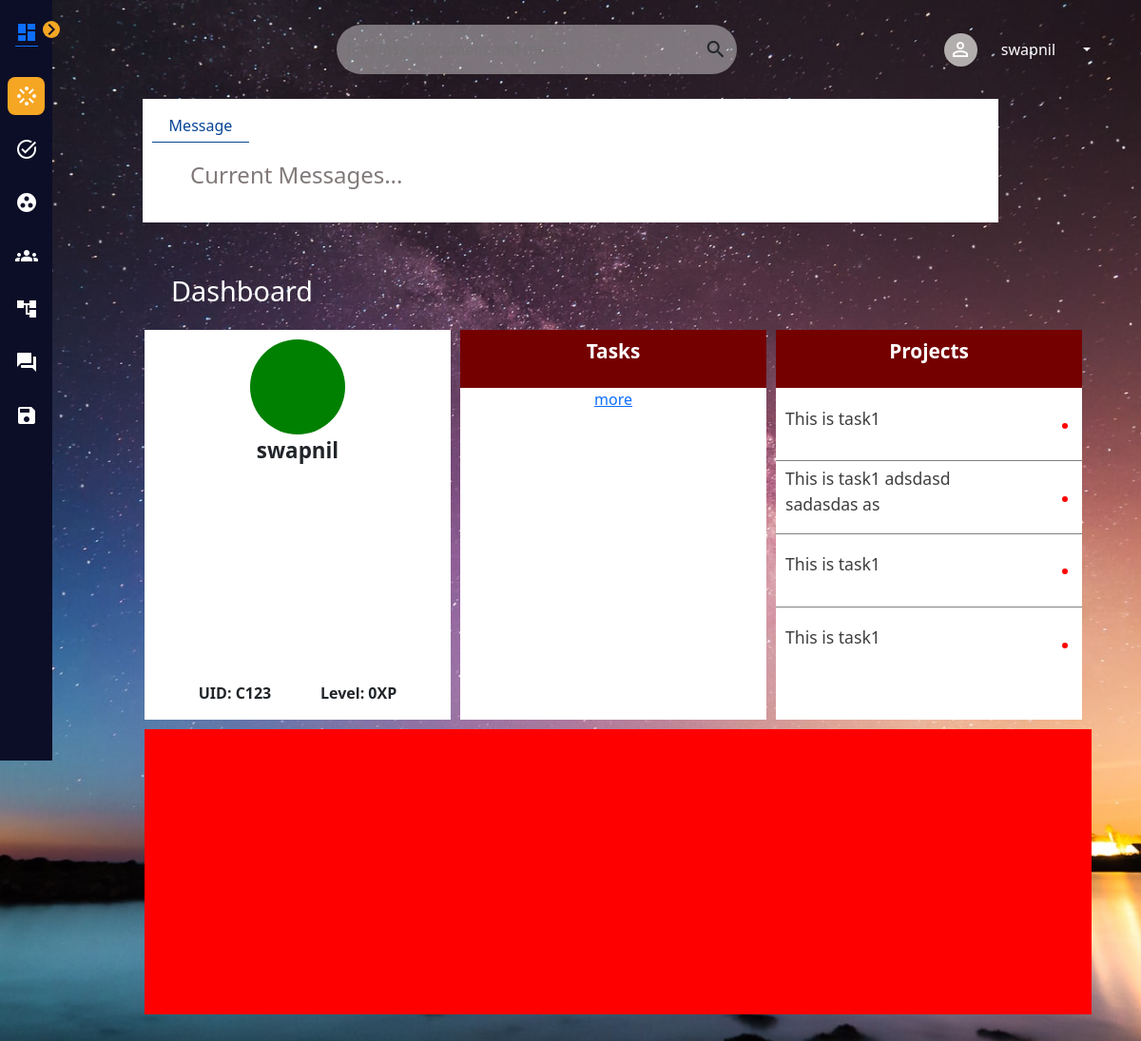
The page / (signed in) on the database as committed earlier.
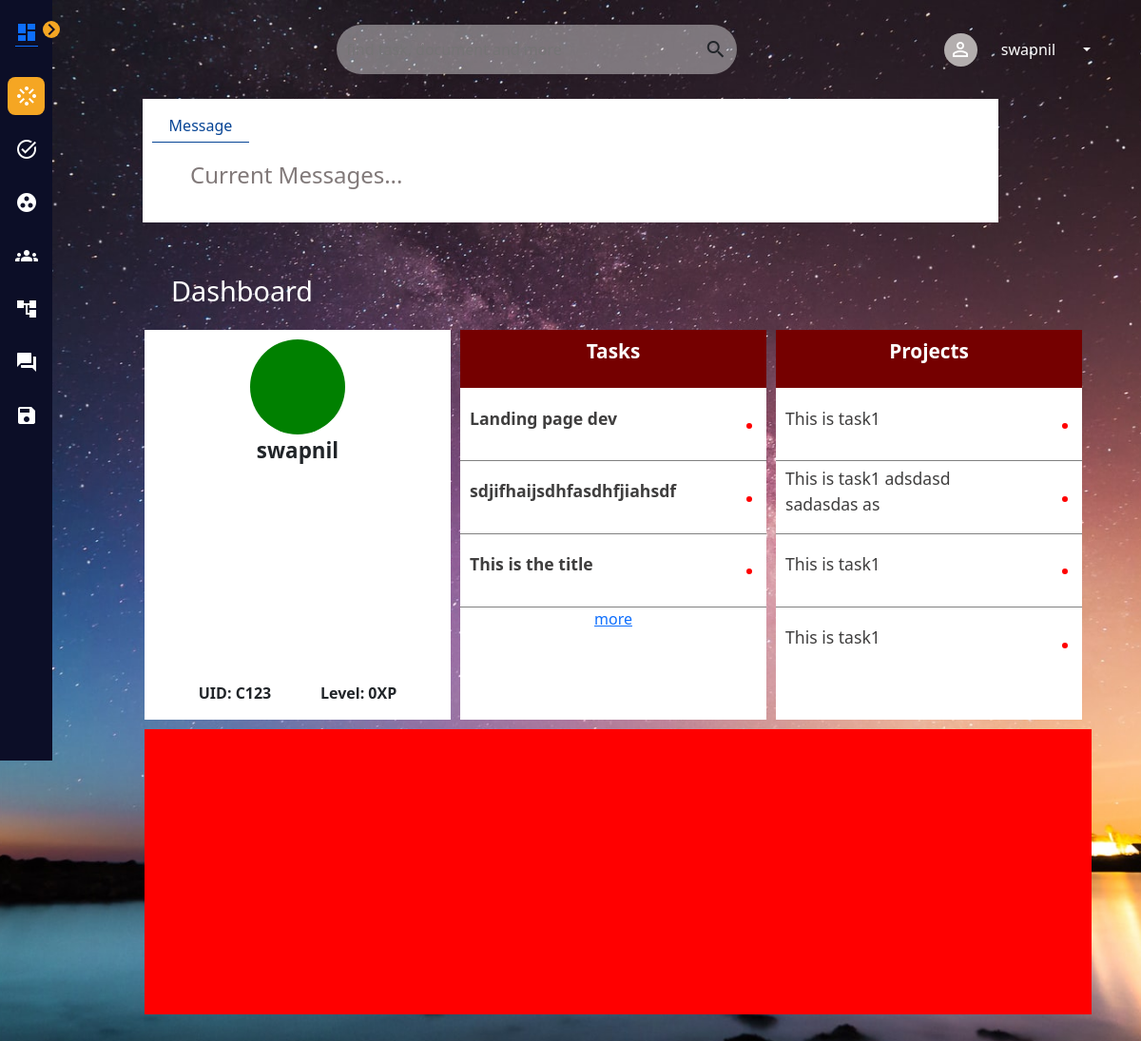
The same page on the database as committed later.
### project/models.py (models this page shows, shortened)
class Task(models.Model):
    deadline = models.DateField(null=True,blank=True)
    title = models.CharField(max_length=50,blank=False)
    desc = RichTextUploadingField (blank=True,null=True)
    remarks = RichTextUploadingField(blank=True,null=True)
    assigned_by = models.ForeignKey(settings.AUTH_USER_MODEL,related_name='%(class)s_requests_created',on_delete=models.CASCADE,blank=False,null=True)
    assigned_to = models.ForeignKey(settings.AUTH_USER_MODEL,on_delete=models.CASCADE,blank=False,null=True)
    in_review = models.BooleanField(default=False)
    complete = models.BooleanField(default=False)

### afktm_backend/decoraters.py (the view)
    def wrapper_func(request,*args,**kwargs):
        if not request.user.is_authenticated:
            return redirect('login')
        else:
            return view_func(request,*args,**kwargs)

### afktm_backend/decoraters.py (called while the page is built)
def check_authentication(view_func):
    def wrapper_func(request,*args,**kwargs):
        if not request.user.is_authenticated:
            return redirect('login')
        else:
            return view_func(request,*args,**kwargs)
    return wrapper_func

### home/views.py (called while the page is built)
@check_authentication
def index(request):
    if(request.user.is_superuser):
        tasks = Task.objects.all().filter(assigned_by=request.user)[:4]
    else:
        tasks = Task.objects.all().filter(assigned_to=request.user)[:4]
    context = {
        'tasks':tasks
    }
    return render(request,'index.html',context)

### home/templates/index.html (shortened to what this page needs)
{%extends 'base.html'%}
{%block links%}
{%load static%}
<link rel="stylesheet" href="{%static 'home/css/index.css'%}">
{%endblock%}
{%block content%}
<div class="headingFeed">
  <p>Dashboard</p>
</div>
<div class="feed-grid">
  <div class="user-info">
    <div class="userImageCont">
      <div class="image">
      </div>
      <div class="userInfoName">
        <p>{{user.name}}</p>
      </div>
    </div>
    <div class="groups">
      <p>UID: {{user.get_username|title}}</p>
      <p>Level: {{user.level}}XP</p>
    </div>
  </div>
  <div class="user-tasks">
    <div class="task-heading">
      <p>Tasks</p>
    </div>
    {%for task in tasks%}
      <div  class="task">
        <p><strong>{{task.title|truncatechars:30}} </strong></p>
        <div class="task-status"></div>
      </div>
    {%endfor%}
    <div><a href="{%url 'task'%}">more</a></div>
  </div>
  <div class="user-tasks">
    <div class="task-heading">
      <p>Projects</p>
    </div>
    <div class="task">
      <p>This is task1 </p>
      <div class="task-status"></div>
    </div>
    <div class="task">
      <p>This is task1 adsdasd sadasdas as </p>
      <div class="task-status"></div>
    </div>
    <div class="task">
      <p>This is task1 </p>
      <div class="task-status"></div>
    </div>
    <div class="task">
      <p>This is task1 </p>
      <div class="task-status"></div>
    </div>
  </div>
  <div class="user-points">
  </div>
</div>
</div>
{%endblock%}

Rows that differ between the two databases and show on the page:
now on this page (row edited): Task: title "Landing page dev"
now on this page (row edited): Task: title "sdjifhaijsdhfasdhfjiahsdf"
added Task: title "This is the title"
